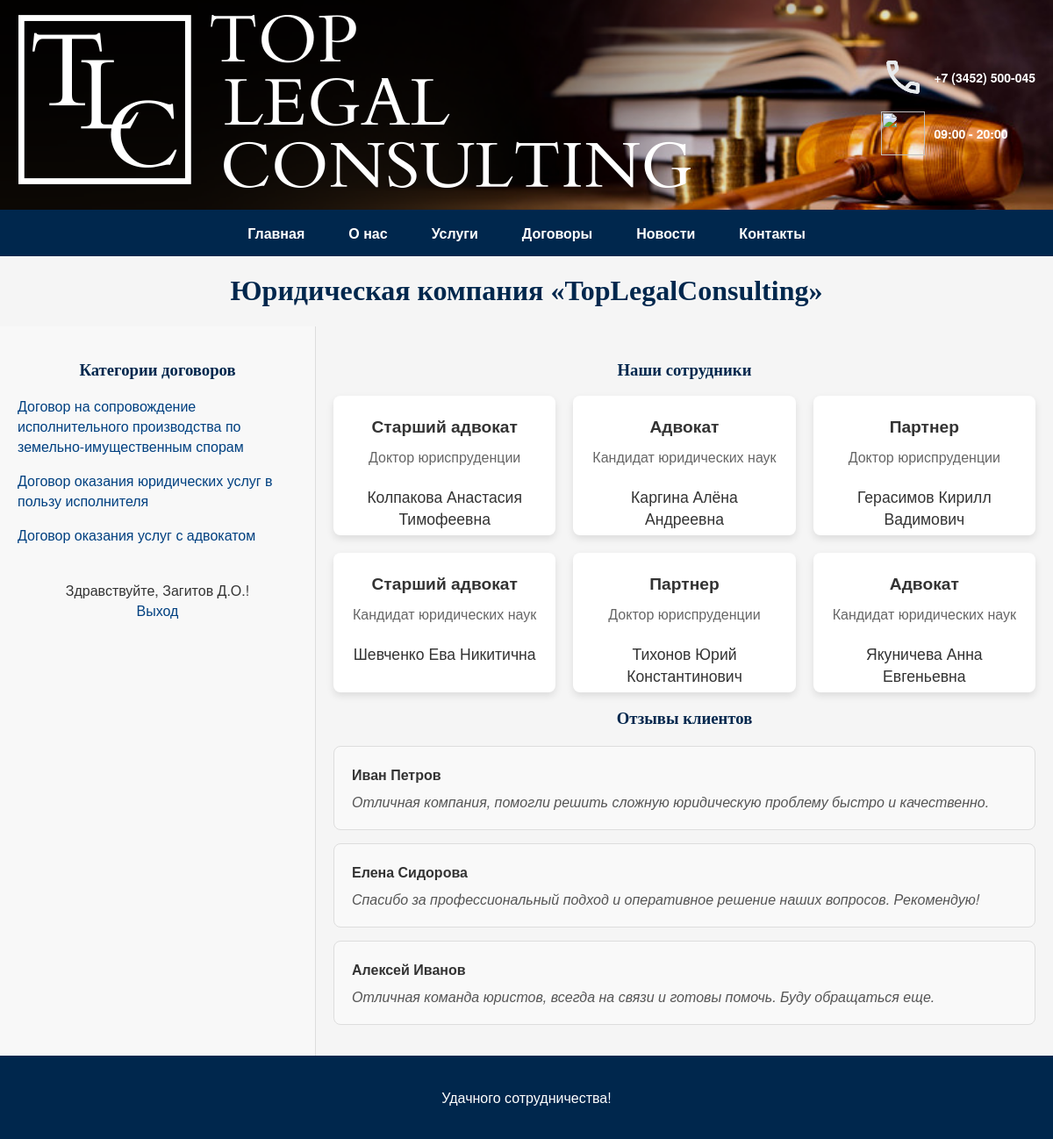
/about.php (signed in), run on the app's committed database.
### tables this page shows
CREATE TABLE IF NOT EXISTS `contract_type` (
    `type_id` int(11) NOT NULL AUTO_INCREMENT COMMENT "ID вида договора",
    `name` varchar(255) NOT NULL COMMENT "Вид договора",
    PRIMARY KEY (`type_id`)
);

CREATE TABLE IF NOT EXISTS `user` (
    `user_id` int(11) NOT NULL AUTO_INCREMENT COMMENT "ID пользователя",
    `name` varchar(100) NOT NULL COMMENT "ФИО",
    `email` varchar(100) NOT NULL COMMENT "Электронная почта",
    `password` varchar(255) NOT NULL COMMENT "Пароль",
    `address` varchar(255) COMMENT "Адрес",
    `phone` varchar(50) COMMENT "Телефон",
    `comment` text COMMENT "Комментарий",
    `degree` varchar(255) COMMENT "Ученая степень",
    `position` varchar(255) COMMENT "Должность",
    `role_id` int(11) DEFAULT 2 COMMENT "Роль",
    PRIMARY KEY (`user_id`),
    KEY `role_id` (`role_id`),
    CONSTRAINT `user_ibfk_1` FOREIGN KEY (`role_id`) REFERENCES `role` (`role_id`)
);

### about.php (the view, shortened to what this page needs)
<?php
include("common/func.php");
$query = "SELECT name, degree, position FROM user WHERE role_id = 3";
$result = mysqli_query($db, $query);
?>
<!DOCTYPE html>
<html lang="ru">
<head>
  <link rel="stylesheet" href="/css/main.css">
  <link rel="stylesheet" href="/css/header.css">
  <link rel="stylesheet" href="/css/form.css">
</head>
<body class="body">
  <?php include("common/top.php"); ?>
  <div class="main-content">
    <?php include("common/top1.php"); ?>
    <div class="page-content">
      <h3>Наши сотрудники</h3>
      <span class="employee-list">
        <?php if (mysqli_num_rows($result) > 0) : ?>
          <?php while ($row = mysqli_fetch_assoc($result)) : ?>
            <div class="employee-card">
              <div class="employee-position"><?= $row['position'] ?></div>
              <div class="employee-degree"><?= $row['degree'] ?></div>
              <div class="employee-name"><?= $row['name'] ?></div>
            </div>
          <?php endwhile; ?>
        <?php else : ?>
          <p>На данный момент информации о сотрудниках нет.</p>
        <?php endif; ?>
      </span>
      <h3>Отзывы клиентов</h3>
      <div class="review-list">
        <div class="review-item">
          <div class="client-name">Иван Петров</div>
          <div class="review-text">Отличная компания, помогли решить сложную юридическую проблему быстро и качественно.</div>
        </div>
        <div class="review-item">
          <div class="client-name">Елена Сидорова</div>
          <div class="review-text">Спасибо за профессиональный подход и оперативное решение наших вопросов. Рекомендую!</div>
        </div>
        <div class="review-item">
          <div class="client-name">Алексей Иванов</div>
          <div class="review-text">Отличная команда юристов, всегда на связи и готовы помочь. Буду обращаться еще.</div>
        </div>
      </div>
    </div>
  </div>
  <?php include("common/bottom.php"); ?>
</body>
</html>

### common/top1.php (shortened to what this page needs)
<div class="left-side">
    <div id="contracts-section">
        <h3>Категории договоров</h3>
        <div class="category">
            <?php
            $sql = "SELECT * FROM contract_type";
            $q_types = $db->query($sql);
            while ($row_types = mysqli_fetch_array($q_types, MYSQLI_NUM)) : ?>
                <span class="contract-category">
                    <p>
                        <a href="/index.php?type=<?= urlencode($row_types[1]) ?>"><?= htmlspecialchars($row_types[1]) ?></a>
                    </p>
                </span>
            <?php endwhile; ?>
        </div>
    </div>
    <div class="auth-container">
        <?php if (isset($_SESSION['name_client'])) : ?>
            Здравствуйте, <?= $_SESSION['name_client'] ?>!
            <a href='/reg.php?exit=1'>Выход</a>
        <?php endif; ?>
    </div>
</div>

### css/main.css (style rules this page uses)
body { font-family: 'Helvetica Neue', Arial, sans-serif; color: #333; background-color: #f5f5f5; margin: 0; padding: 0; }
h1, h2, h3, h4, h5, h6 { font-family: 'Georgia', serif; color: #00274d; text-align: center; }
a { color: #004080; text-decoration: none; transition: color 0.3s ease; }
.main-content { display: flex; width: 100%; max-width: 1200px; margin: 0 auto; flex-wrap: wrap; }
.left-side { width: 30%; padding: 20px; background-color: #f8f8f8; border-right: 1px solid #ddd; box-sizing: border-box; }
.page-content { width: 70%; padding: 20px; box-sizing: border-box; }
.employee-list { display: grid; grid-template-columns: repeat(auto-fit, minmax(250px, 1fr)); grid-gap: 20px; }
.employee-card { background-color: #fff; border-radius: 8px; box-shadow: 0 4px 8px rgba(0, 0, 0, 0.1); padding: 20px; text-align: center; }
.employee-card .employee-position { font-weight: bold; font-size: 1.2em; margin-bottom: 10px; }
.employee-card .employee-degree { color: #666; margin-bottom: 8px; min-height: 30%; }
.employee-card .employee-name { font-size: 1.1em; color: #333; }
.review-list { margin-top: 20px; }
.review-item { background-color: #f9f9f9; border: 1px solid #ddd; border-radius: 8px; padding: 20px; margin-bottom: 15px; }
.review-item .client-name { font-weight: bold; margin-bottom: 8px; }
.review-item .review-text { color: #555; font-style: italic; }

### css/form.css (style rules this page uses)
.auth-container { display: flex; flex-direction: column; align-items: center; padding: 20px; border-radius: 8px; margin-top: 20px; }

### data on the page
contract_type: name "Договор на сопровождение исполнительного производства по земельно-имущественным спорам"
contract_type: name "Договор оказания юридических услуг в пользу исполнителя"
contract_type: name "Договор оказания услуг с адвокатом"
user: position "Старший адвокат", degree "Доктор юриспруденции", name "Колпакова Анастасия Тимофеевна"
user: position "Адвокат", degree "Кандидат юридических наук", name "Каргина Алёна Андреевна"
user: position "Партнер", degree "Доктор юриспруденции", name "Герасимов Кирилл Вадимович"
user: position "Старший адвокат", degree "Кандидат юридических наук", name "Шевченко Ева Никитична"
user: position "Партнер", degree "Доктор юриспруденции", name "Тихонов Юрий Константинович"
user: position "Адвокат", degree "Кандидат юридических наук", name "Якуничева Анна Евгеньевна"

### other printed values
$_SESSION['name_client'] "Загитов Д.О."
